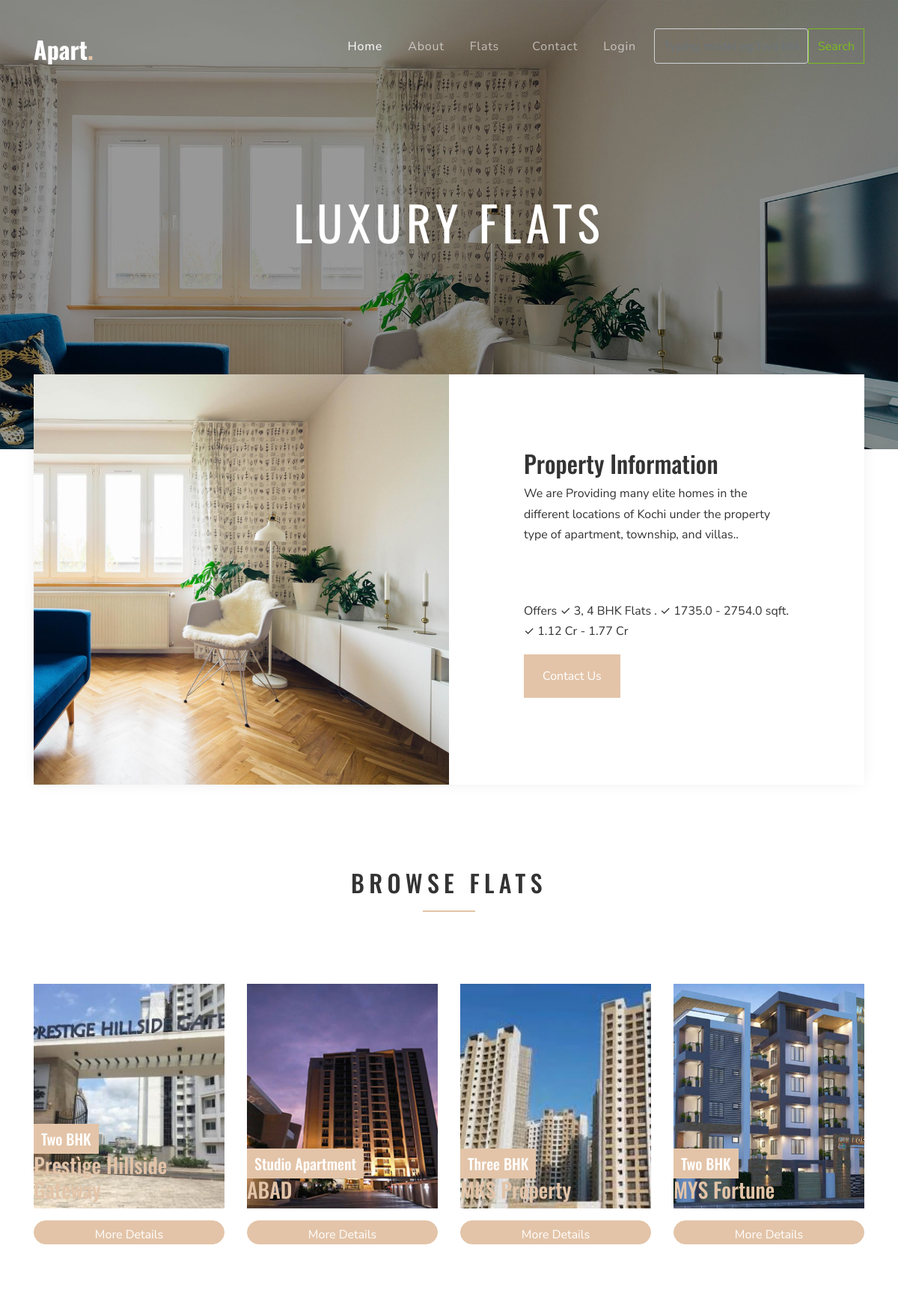
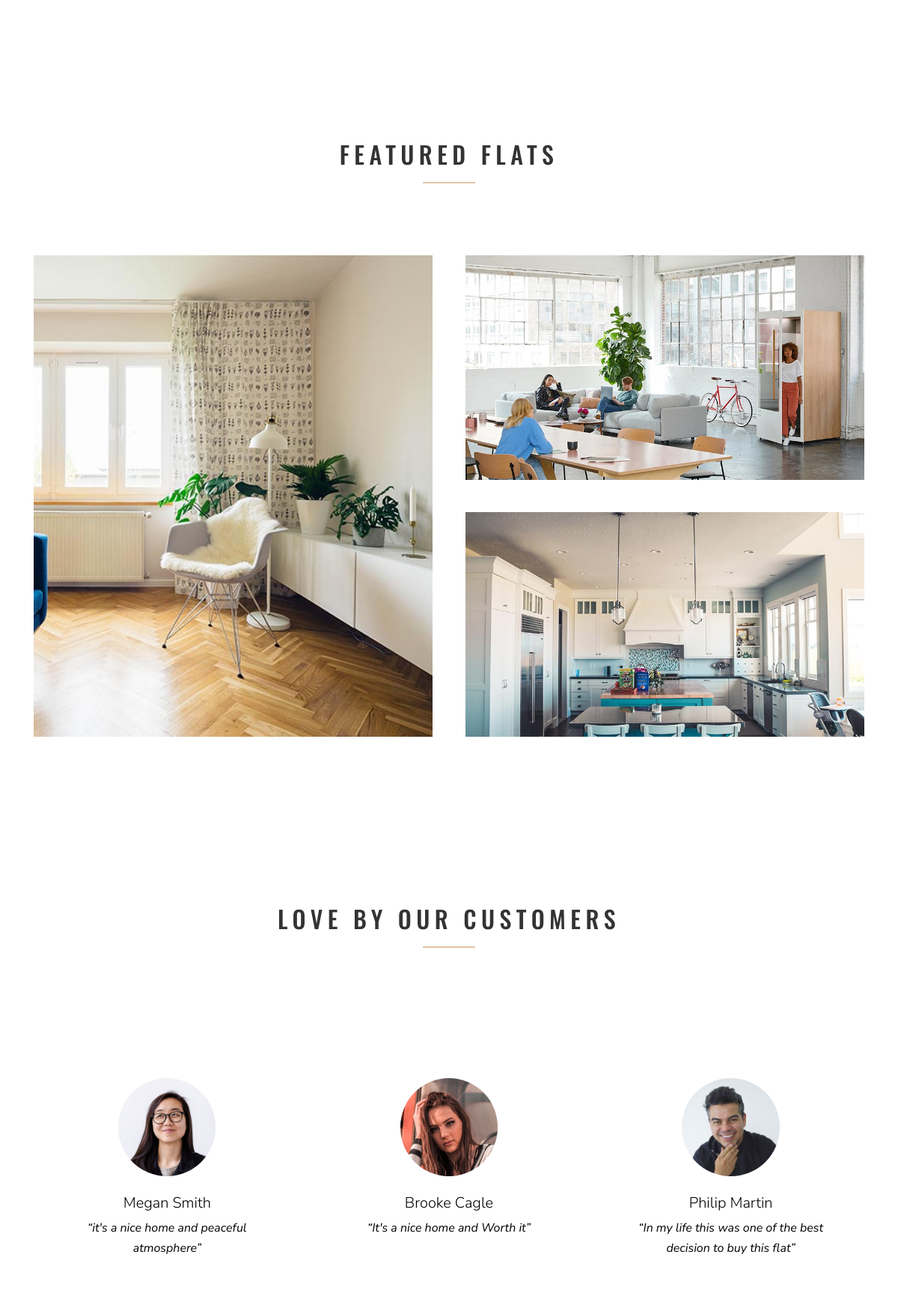
The page /anotherApp/Apartment_page/Buy (upper part) on the database its author committed (2 pictures, top to bottom).
### myapp/models.py (models this page shows)
class Types_Ap(models.Model):
    Category=models.CharField(max_length=50,null=True,blank=True)
    Company_Name=models.CharField(max_length=60,null=True,blank=True)
    Price=models.CharField(max_length=50,null=True,blank=True)
    Types=models.CharField(max_length=100,null=True,blank=True)
    Area=models.CharField(max_length=100,null=True,blank=True)
    Type_Image=models.ImageField(upload_to="Dp",null=True,blank=True)
    Description=models.CharField(max_length=100,null=True,blank=True)

### anotherApp/views.py (the view)
# urls.py: path('Apartment_page/<Type_name>',views.Apartment_page,name="Apartment_page"),
def Apartment_page(req,Type_name):
    category = apartmentDb.objects.all()
    Type=Types_Ap.objects.filter(Category=Type_name)
    return render(req,"Detail_Apartment.html",{'category':category,'Type':Type})

### anotherApp/templates/Detail_Apartment.html (shortened to what this page needs)
<!DOCTYPE html>
{% load static %}
<html lang="en">
  <head>
    <link rel="stylesheet" href="{% static 'fonts/icomoon/style.css' %}">
    <link rel="stylesheet" href="{% static 'css/bootstrap.min.css' %}">
    <link rel="stylesheet" href="{% static 'css/magnific-popup.css' %}">
    <link rel="stylesheet" href="{% static 'css/jquery-ui.css' %}">
    <link rel="stylesheet" href="{% static 'css/owl.carousel.min.css' %}">
    <link rel="stylesheet" href="{% static 'css/owl.theme.default.min.css' %}">
    <link rel="stylesheet" href="{% static 'css/bootstrap-datepicker.css' %}">
    <link rel="stylesheet" href="{% static 'css/mediaelementplayer.css' %}">
    <link rel="stylesheet" href="{% static 'css/animate.css' %}">
    <link rel="stylesheet" href="{% static 'fonts/flaticon/font/flaticon.css' %}">
    <link rel="stylesheet" href="{% static 'css/fl-bigmug-line.css' %}">
    <link rel="stylesheet" href="{% static 'css/aos.css' %}">
    <link rel="stylesheet" href="{% static 'css/style.css' %}">
  </head>
  <body>
  <div class="site-wrap">
    <div class="site-navbar mt-4">
        <div class="container py-1">
          <div class="row align-items-center">
            <div class="col-8 col-md-8 col-lg-4">
              <h1 class="mb-0"><a href="index.html" class="text-white h2 mb-0"><strong>Apart<span class="text-primary">.</span></strong></a></h1>
            </div>
            <div class="col-4 col-md-4 col-lg-8">
              <nav class="site-navigation text-right text-md-right" role="navigation">
                <ul class="site-menu js-clone-nav d-none d-lg-block">
                  <li class="active">
                    <a href="{% url 'index_apartment' %}">Home</a>
                  </li>
                  <li><a href="{% url 'About_page' %}">About</a></li>
                  <li class="has-children">
                    <a href="apartments.html">Flats</a>
                  </li>
                  <li><a href="{% url 'contact_Ap' %}">Contact</a></li>
                  {% if request.session.name %}
                  <li><a>{{request.session.name}}</a></li>
                  <li><a href="{% url 'logout_page' %}">Logout</a></li>
                  {% else %}
                  <li><a href="{% url 'login_page' %}">Login</a></li>
                  {% endif %}
                  <li>
                   <form action="{% url 'search_page' %}" method="get" class="d-flex">
        <input class="form-control me-2" type="text" name="query" placeholder="Typing model eg:Two bhk" aria-label="Search">
        <button class="btn btn-outline-success" type="submit">Search</button>
      </form>
                  </li>
                </ul>
              </nav>
            </div>
          </div>
        </div>
      </div>
    </div>
    <div class="site-blocks-cover inner-page-cover overlay" style="background-image: url({% static 'images/hero_bg_1.jpg' %});"
    data-aos="fade" data-stellar-background-ratio="0.5" data-aos="fade">
    <div class="container">
      <div class="row align-items-center justify-content-center">
        <div class="col-md-7 text-center" data-aos="fade-up" data-aos-delay="400">
          <h1 class="text-white">Luxury Flats</h1>
        </div>
      </div>
    </div>
  </div>
  <div class="container">
      <div class="featured-property-half d-flex">
        <div class="image" style="background-image: url({% static 'images/hero_bg_1.jpg' %})"></div>
        <div class="text">
          <h2>Property Information</h2>
                    <p class="mb-5"> We are Providing many elite homes in the different locations of Kochi under the property type of apartment, township, and villas..</p><br>
                    <p> Offers ✓ 3, 4 BHK Flats . ✓ 1735.0 - 2754.0 sqft. ✓ 1.12 Cr - 1.77 Cr</p>
          <p><a href="contact.html" class="btn btn-primary px-4 py-3">Contact Us</a></p>
        </div>
      </div>
    </div>
    <div class="site-section">
      <div class="container">
        <div class="row">
          <div class="site-section-heading text-center mb-5 w-border col-md-6 mx-auto">
            <h2 class="mb-5">Browse Flats</h2>
          </div>
        </div>
        <div class="row">
          {% for i in Type %}
          <div class="col-md-6 col-lg-3 mb-5" data-aos="fade-up" data-aos-delay="100">
            <a href="apartment-detail.html" class="unit-9" >
              <div class="image" style="background-image: url({{i.Type_Image.url}});"></div>
              <div class="unit-9-content">
                <h2>{{i.Types}}</h2>
                <h3>{{i.Company_Name}}</h3>
              </div>
            </a>
            <div class="d-flex justify-content-center">
              <a href="{% url 'single_ApartPage' dataid=i.id %}" class="btn btn-primary" style="width:550em; height:2em; margin-top:1em;border-radius: 2em;">More Details</a>
                </div>
          </div>
          {% endfor %}
        </div>
      </div>
    </div>
    <div class="site-section">
      <div class="container">
        <div class="row">
          <div class="site-section-heading text-center mb-5 w-border col-md-6 mx-auto" data-aos="fade-up">
            <h2 class="mb-5">Featured Flats</h2>
          </div>
        </div>
        <div class="site-block-retro d-block d-md-flex">
          <a href="#" class="col1 unit-9 no-height" data-aos="fade-up" data-aos-delay="100">
            <div class="image" style="background-image: url({% static 'images/img_2.jpg' %});"></div>
          </a>
          <div class="col2 ml-auto">
            <a href="#" class="col2-row1 unit-9 no-height" data-aos="fade-up" data-aos-delay="200">
              <div class="image" style="background-image: url({% static 'images/img_3.jpg' %});"></div>
            </a>
            <a href="#" class="col2-row2 unit-9 no-height" data-aos="fade-up" data-aos-delay="300">
              <div class="image" style="background-image: url({% static 'images/img_1.jpg' %});"></div>
            </a>
          </div>
        </div>
      </div>
    </div>
    <div class="site-section block-13">
      <div class="container" data-aos="fade-up">
        <div class="row">
          <div class="site-section-heading text-center mb-5 w-border col-md-6 mx-auto">
            <h2 class="mb-5">Love By Our Customers</h2>
          </div>
        </div>
        <div class="nonloop-block-13 owl-carousel">
          <div class="text-center p-3 p-md-5 bg-white">
            <div class="mb-4">
              <img src="{% static 'images/person_1.jpg' %}" alt="Image" class="w-50 mx-auto img-fluid rounded-circle">
            </div>
            <div class="text-black">
              <h3 class="font-weight-light h5">Megan Smith</h3>
              <p class="font-italic">&ldquo;it's a nice home and peaceful atmosphere&rdquo;</p>
            </div>
          </div>
          <div class="text-center p-3 p-md-5 bg-white">
            <div class="mb-4">
              <img src="{% static 'images/person_2.jpg' %}" alt="Image" class="w-50 mx-auto img-fluid rounded-circle">
            </div>
            <div class="text-black">
              <h3 class="font-weight-light h5">Brooke Cagle</h3>
              <p class="font-italic">&ldquo;It's a nice home and Worth it&rdquo;</p>
            </div>
          </div>
          <div class="text-center p-3 p-md-5 bg-white">
            <div class="mb-4">
              <img src="{% static 'images/person_3.jpg' %}" alt="Image" class="w-50 mx-auto img-fluid rounded-circle">
            </div>
            <div class="text-black">
              <h3 class="font-weight-light h5">Philip Martin</h3>
              <p class="font-italic">&ldquo;In my life this was one of the best decision to buy this flat&rdquo;</p>
            </div>
          </div>
        </div>
      </div>
    </div>
  </body>
</html>

### rows shown on the page
Types_Ap: Type_Image (picture), Types "Two BHK", Company_Name "Prestìge Hillside Gateway"
Types_Ap: Type_Image (picture), Types "Studio Apartment", Company_Name "ABAD"
Types_Ap: Type_Image (picture), Types "Three BHK", Company_Name "MKS Property"
Types_Ap: Type_Image (picture), Types "Two BHK", Company_Name "MYS Fortune"
